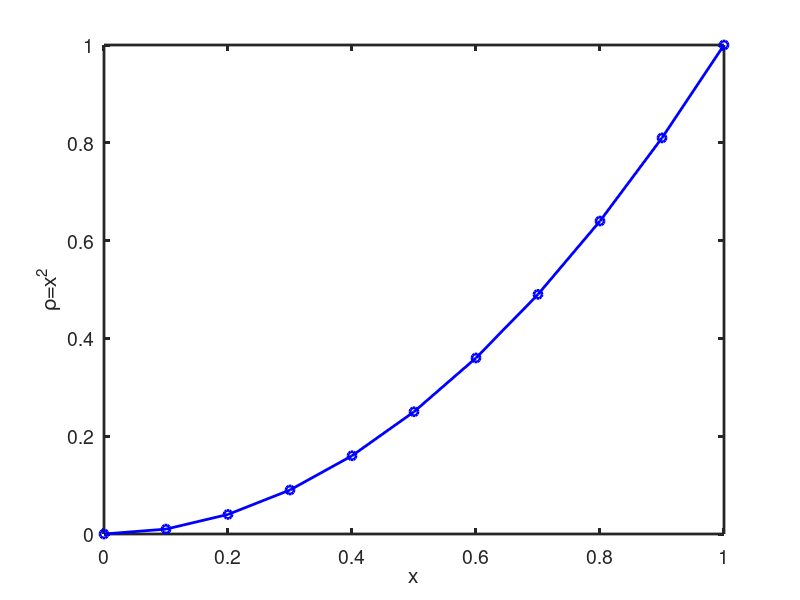
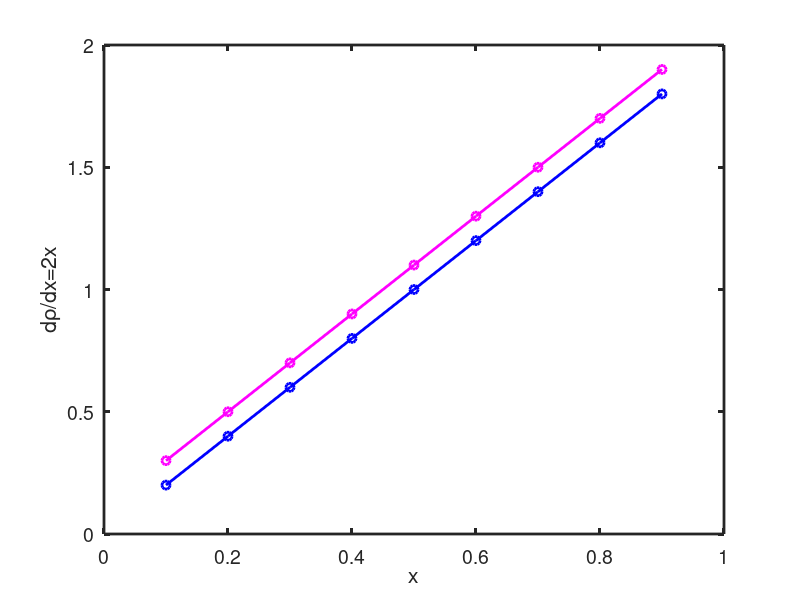

The MATLAB script that drew these images, in order:
%% Approximating derivative using first order numerical scheme.

clear all;
close all;

x = [0:0.1:1]';
y = x.^2;

n = length(x);

figure(1);
%plot(x, y, '-b', 'linewidth', 2);
plot(x, y, '-ob', 'linewidth', 2);
hold on;
xlabel('x');
ylabel('\rho=x^2');
set(gca, "linewidth", 2, "fontsize", 14)

% gradient
yp = 2*x; % Analytical expression

yp_n1 = zeros(size(y));

%yp_n1(1, 1) = (y(2, 1) - y(1, 1)) / (x(2, 1) - x(1, 1));
%yp_n1(n, 1) = (y(n, 1) - y(n-1, 1)) / (x(n, 1) - x(n-1, 1));

for i = 2 : length(y)-1
  yp_n1(i, 1) = (y(i+1, 1) - y(i, 1)) / (x(i+1, 1) - x(i, 1));
end

figure(2);
hold on;
plot(x(2:n-1), yp(2:n-1), '-ob', 'linewidth', 2);
plot(x(2:n-1), yp_n1(2:n-1), '-om', 'linewidth', 2);
hold on;
xlabel('x');
ylabel('d\rho/dx=2x');
box on;
set(gca, "linewidth", 2, "fontsize", 14)
hold off;
